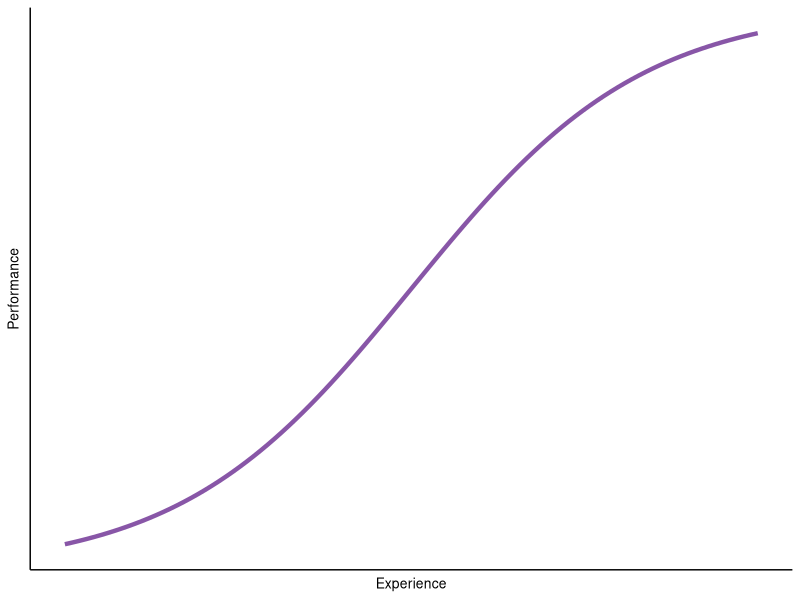
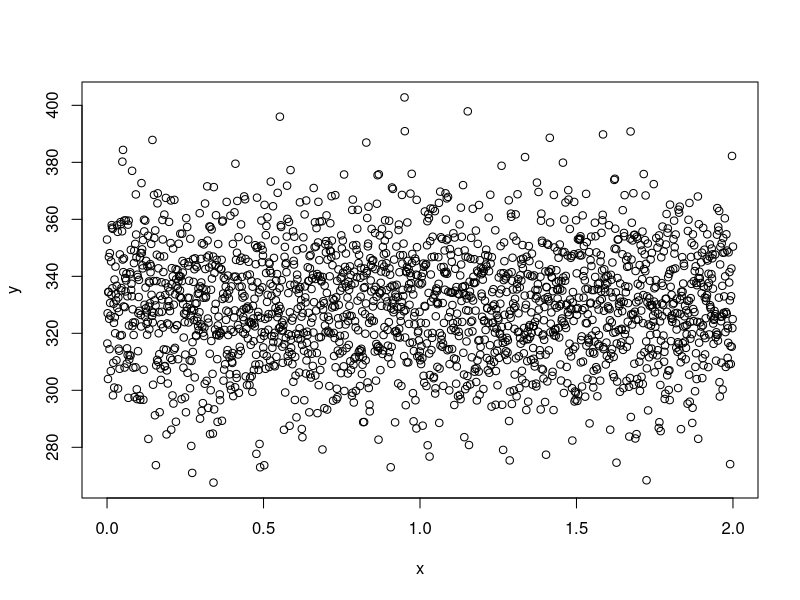
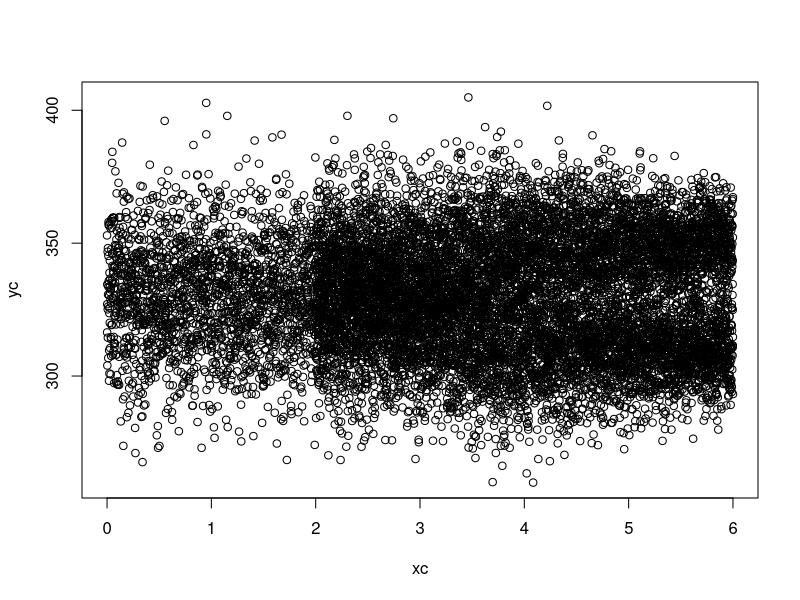
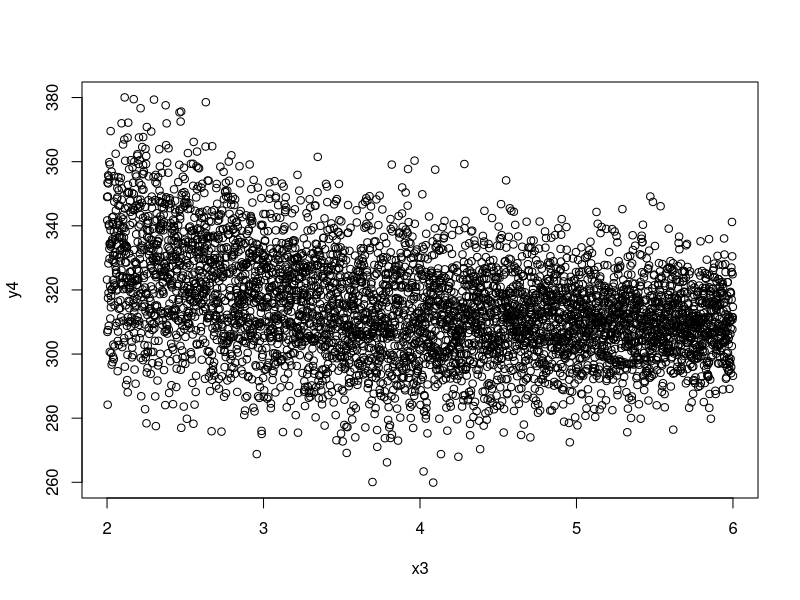
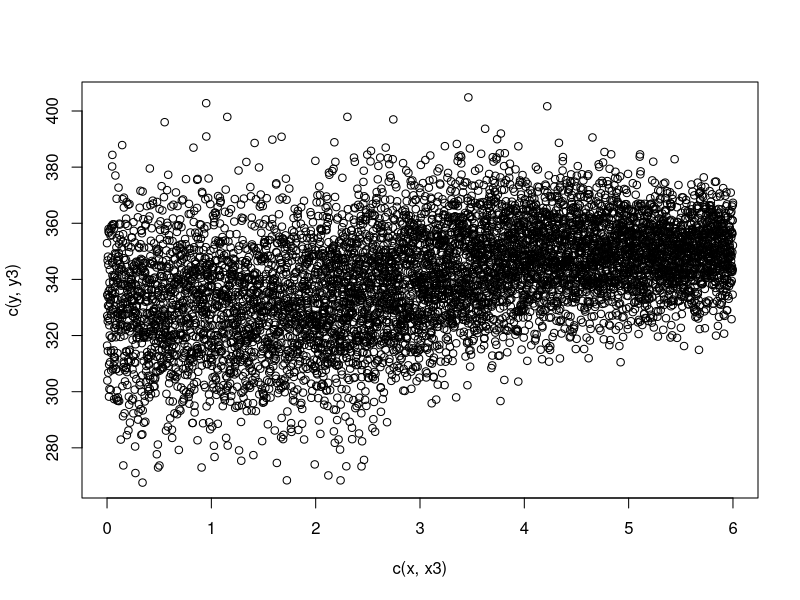
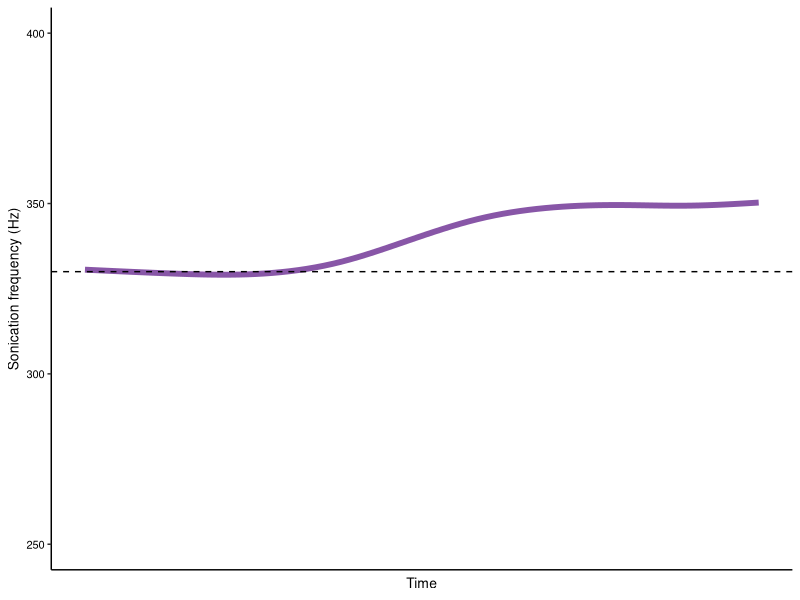
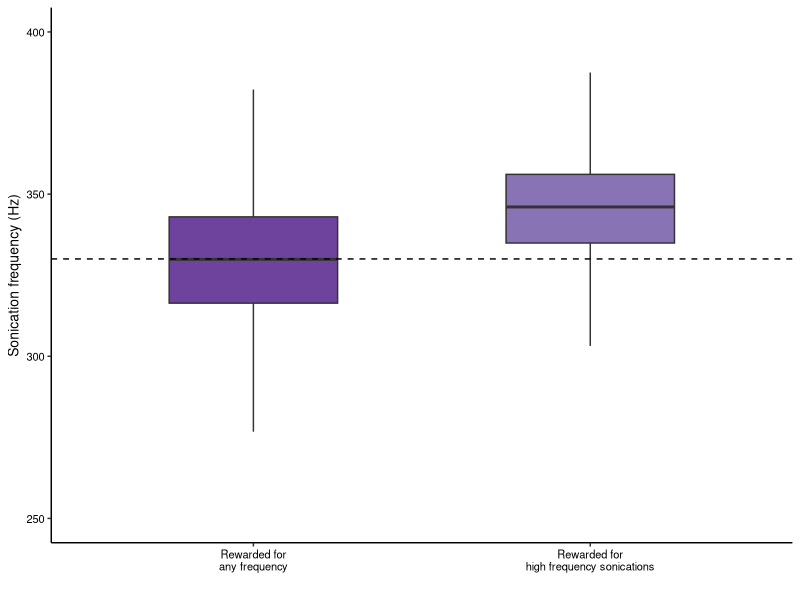
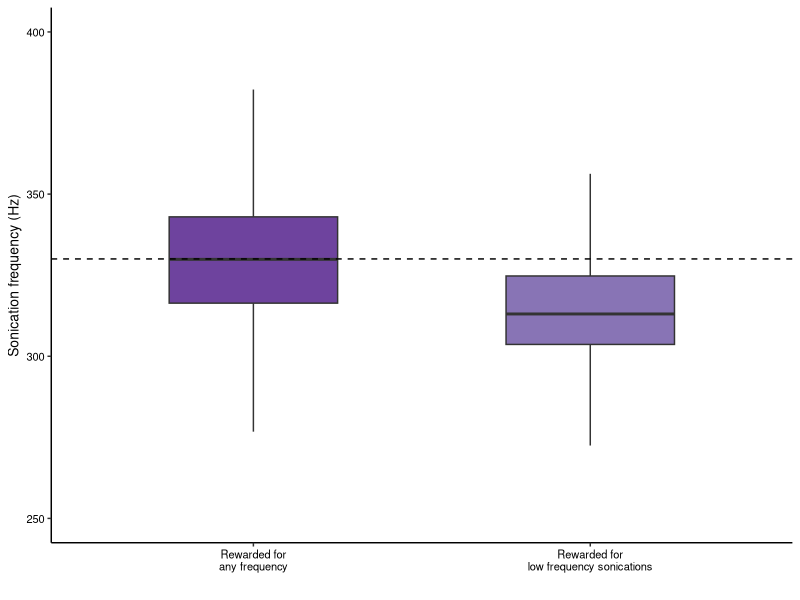

These figures' R source, in order:
#install packages
ipak <- function(pkg){
  new.pkg <- pkg[!(pkg %in% installed.packages()[, "Package"])]
  if(length(new.pkg)) install.packages(new.pkg, dependencies = TRUE)
  sapply(pkg, require, character.only = TRUE)
}

packages <- c("tidyverse")
ipak(packages)

# set ggplot theme
theme_set(theme_classic() + 
            theme(axis.text=element_text(colour="black"), 
                  text=element_text(size=10)))

# set  directories
dataDir <- file.path(getwd(), "data")
figDir <- file.path(getwd(), "figures")

print(paste("last run ", Sys.time()))
print(R.version)


# learning curve
x <- seq(-3, 3, length.out = 100)
y <- 1/(1+ exp(-x))

df <- as.tbl(data.frame(x, y))

ggplot(df, aes(x = x , y= y)) + 
  geom_line(color = "#8856a7", size = 1.5) + 
  labs(x = "Experience", y = "Performance") + 
  theme(axis.text = element_blank(), 
        axis.ticks = element_blank())


ggsave(file.path(figDir, "ExampleLearningCurve.svg"), width = 4, height = 3)


# make example frequency learning plot

x = seq(0,2, length.out = 2000)
y = rnorm(mean = 330, sd = 20, n = length(x))
plot(x, y)

x2 = seq(-1,3, length.out = 5000)
x3 <- x2 + 3
y3 = 1/(1+ exp(-3*x2)) * 20 + 330  + rnorm(length(x2), sd = seq(20, 10, length.out = length(x2)))

y4 <- 1/(1+ exp(3*x2)) * 20 + 330 - 20  + rnorm(length(x2), sd = seq(20, 10, length.out = length(x2)))


xc <- c(x, x3, x3)
yc <- c(y, y3, y4 )
plot(xc, yc)

plot(x3, y4)

plot(x = c(x, x3), y = c(y, y3))

ggplot(data = data.frame(x = c(x, x3), y = c(y, y3)), aes(x , y)) + 
  geom_point(alpha = 0, stroke = 0) + 
  stat_smooth(span = 0.9, se = FALSE, color = "#8856a7", size =2) + 
  labs(y = "Sonication frequency (Hz)", 
       x = "Time") + 
  theme(axis.text.x = element_blank(), 
        axis.ticks.x = element_blank()) + 
  ylim(c(250, 400)) + 
  geom_hline(aes(yintercept = 330), lty = 2)

ggsave(file.path(figDir, "HypotheticalHighTrt.svg"), width = 4, height = 3)

ggsave(file.path(figDir, "HypotheticalHighTrt.png"), dpi = 400, width = 4, height = 3)


newDF <- as.tbl(data.frame(x1 = c(x, x3), y = c(y, y3))) %>%
  mutate(`Reward Status` = recode(as.character(x1 >= 2), 
                                  "TRUE" = "Rewarded for\nhigh frequency sonications", 
                                  "FALSE" = "Rewarded for\nany frequency"))


ggplot(newDF, aes(x = `Reward Status` , y)) + 
  geom_boxplot(aes(fill = `Reward Status`), alpha = 0.8, width = 0.5, outlier.colour = NA) +
  labs(y = "Sonication frequency (Hz)", 
       x = "") + 
  ylim(c(250, 400)) + 
  geom_hline(aes(yintercept = 330), lty = 2) + 
  scale_fill_manual(values = c("#4a1486", "#6a51a3")) + 
  theme(legend.position = "none")

ggsave(file.path(figDir, "HypotheticalHighTrt_boxplot.png"), dpi = 400, width = 4, height = 3)


newDF <- as.tbl(data.frame(x1 = c(x, x3), y = c(y, y4))) %>%
  mutate(`Reward Status` = recode(as.character(x1 >= 2), 
                                  "TRUE" = "Rewarded for\nlow frequency sonications", 
                                  "FALSE" = "Rewarded for\nany frequency"))

ggplot(newDF, aes(x = `Reward Status` , y)) + 
  geom_boxplot(aes(fill = `Reward Status`), alpha = 0.8, width = 0.5, outlier.colour = NA) +
  labs(y = "Sonication frequency (Hz)", 
       x = "") + 
  ylim(c(250, 400)) + 
  geom_hline(aes(yintercept = 330), lty = 2) + 
  scale_fill_manual(values = c("#4a1486", "#6a51a3")) + 
  theme(legend.position = "none")

ggsave(file.path(figDir, "HypotheticalLowTrt_boxplot.png"), dpi = 400, width = 4, height = 3)



ggplot(data = data.frame(x = c(x, x3), y = c(y, y4)), aes(x , y)) + 
  geom_point(alpha = 0, stroke = 0) + 
  stat_smooth(span = 0.9, se = FALSE, color = "#8856a7", size = 2) + 
  labs(y = "Sonication frequency (Hz)", 
       x = "Time") + 
  theme(axis.text.x = element_blank(), 
        axis.ticks.x = element_blank()) + 
  ylim(c(250, 400))+ 
  geom_hline(aes(yintercept = 330), lty = 2)

ggsave(file.path(figDir, "HypotheticalLowTrt.svg"), width = 4, height = 3)
ggsave(file.path(figDir, "HypotheticalLowTrt.png"), dpi = 400, width = 4, height = 3)


## Sonication accel

ggplot(data = data.frame(x = c(x, x3), y = c(y, y4)), aes(x , y)) + 
  geom_point(alpha = 0.0, stroke = 0) + 
  stat_smooth(span = 0.9, se = FALSE, color = "#8856a7", size = 1.2) + 
  labs(y =  expression("Sonication acceleration " (m~s^{-2})), 
       x = "Time") + 
  theme(axis.text.x = element_blank(), 
        axis.ticks.x = element_blank()) + 
  ylim(c(0, 50))+ 
  geom_hline(aes(yintercept = 330), lty = 2)

ggsave(file.path(figDir, "HypotheticalLowTrt_ACCEL.png"), dpi = 400, width = 4, height = 3)



## Sonication accel for predictable, innate response

ggplot(data = data.frame(x = c(x, x3), y = c(y, y3)), aes(x , (y-min(y))  / 7)) + 
  geom_point(alpha = 0, stroke = 0) + 
  stat_smooth(span = 0.9, se = FALSE, color = "#8856a7", size = 2) + 
  labs(y =  expression("Sonication acceleration " (m~s^{-2})), 
       x = "Time") + 
  theme(axis.text.x = element_blank(), 
        axis.ticks.x = element_blank()) 

ggsave(file.path(figDir, "HypotheticalLowTrt_ACCEL2.png"), dpi = 400, width = 4, height = 3)



# Frequency and amplitude plot
x = seq(0, 0.1, length.out = 500)
y = 10 * sin(2 * pi* 50 * x)

ggplot(data.frame(x,y), aes(x , y )) + 
  geom_line(color = "#8856a7", size = 1.2) + 
  labs(x = "Time (s)", 
       y = expression("Sonication acceleration     "        (m~s^{-2}))) + 
  geom_hline(aes(yintercept = 0), lty = 2)

ggsave(file.path(figDir, "Hypotheticalwave.svg"), width = 6, height = 3)



# Physical constraint expectations

# Frequency and amplitude plot
factorVar = rep(c(0, 50), each = 500)
x = seq(0, 1, length.out = length(factorVar))
y = rnorm(mean = 0, sd = 20, n= length(x)) + 330 - factorVar


weightDF <- data.frame(x,y, factorVar) %>%
  mutate(`FlowerType` = recode(as.character(factorVar), 
                                  "0" = "Sham", 
                                  "50" = "IncreasedMass"))
ggplot(weightDF, aes(x , y, color = FlowerType )) + 
  geom_point(size = 1, alpha = 0) + 
  stat_smooth(span = 0.9, se = FALSE, size = 2) + 
  labs(x = "Visit Number", 
       y = expression("Sonication frequency     "        (Hz))) + 
  theme(axis.text.x = element_blank(), 
        axis.ticks.x = element_blank(), 
        legend.position = "none") + 
  geom_vline(aes(xintercept = 0.5), lty = 2) + 
  scale_color_manual(values = c("#4a1486", "#6a51a3"))

ggsave(file.path(figDir, "hypotheticalWeight_freq.png"), dpi = 500, width = 4, height = 3)


# Frequency and amplitude plot
factorVar = rep(c(0, 20), each = 500)
x = seq(0, 1, length.out = length(factorVar))
y = rnorm(mean = 0, sd = 20, n= length(x)) + 330 - factorVar


weightDF <- data.frame(x,y, factorVar) %>%
  mutate(`FlowerType` = recode(as.character(factorVar), 
                               "0" = "Sham", 
                               "50" = "IncreasedMass"))

ggplot(weightDF, aes(x , y/ 20, color = FlowerType )) + 
  geom_point(size = 1, alpha = 0) + 
  stat_smooth(span = 0.9, se = FALSE, size = 2) + 
  labs(x = "Visit Number", 
       y = expression("Sonication acceleration " (m~s^{-2}))) + 
  theme(axis.text.x = element_blank(), 
        axis.ticks.x = element_blank(), 
        legend.position = "none") + 
  geom_vline(aes(xintercept = 0.5), lty = 2) + 
  scale_color_manual(values = c("#4a1486", "#6a51a3"))

ggsave(file.path(figDir, "hypotheticalWeight_acc.png"), dpi = 500, width = 4, height = 3)
